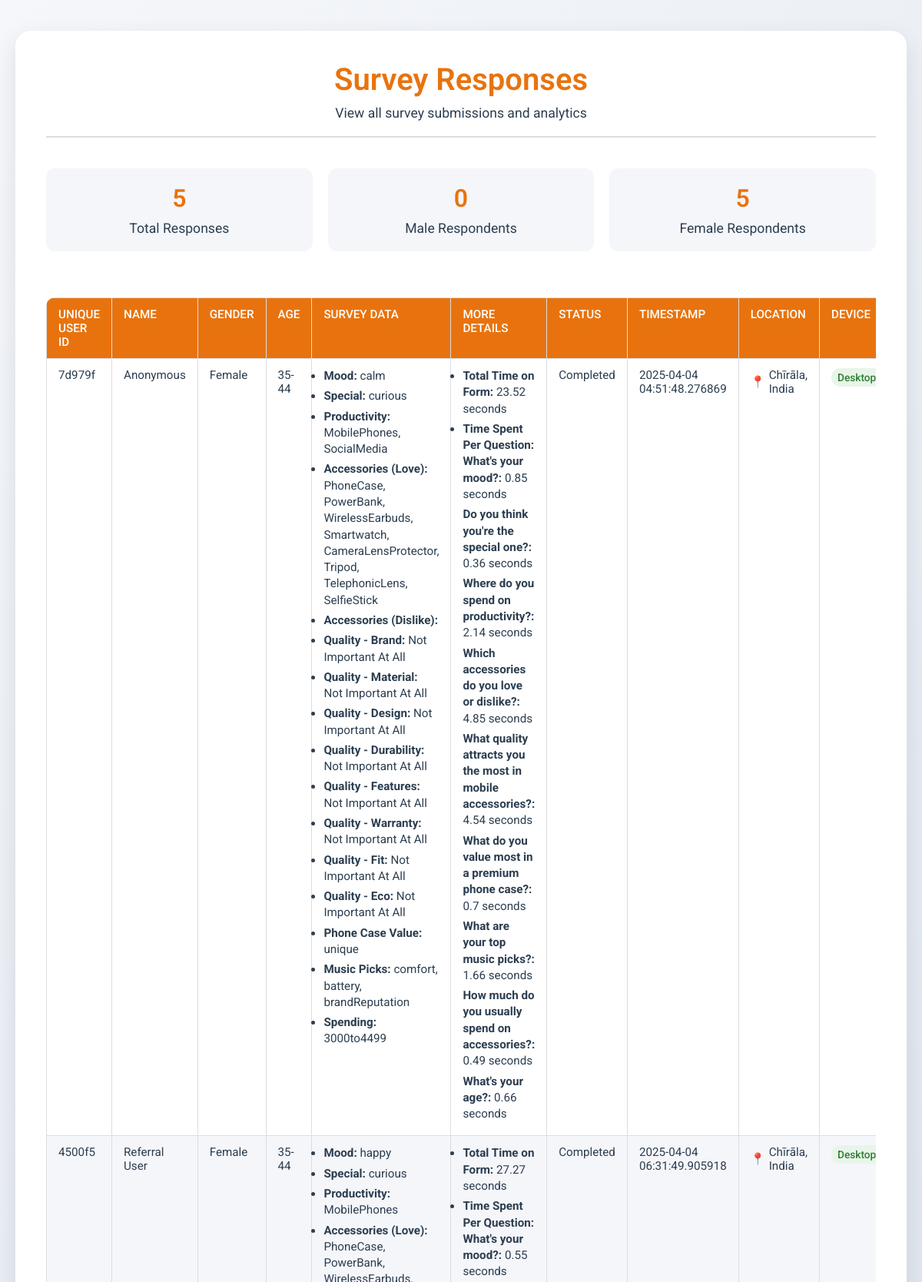
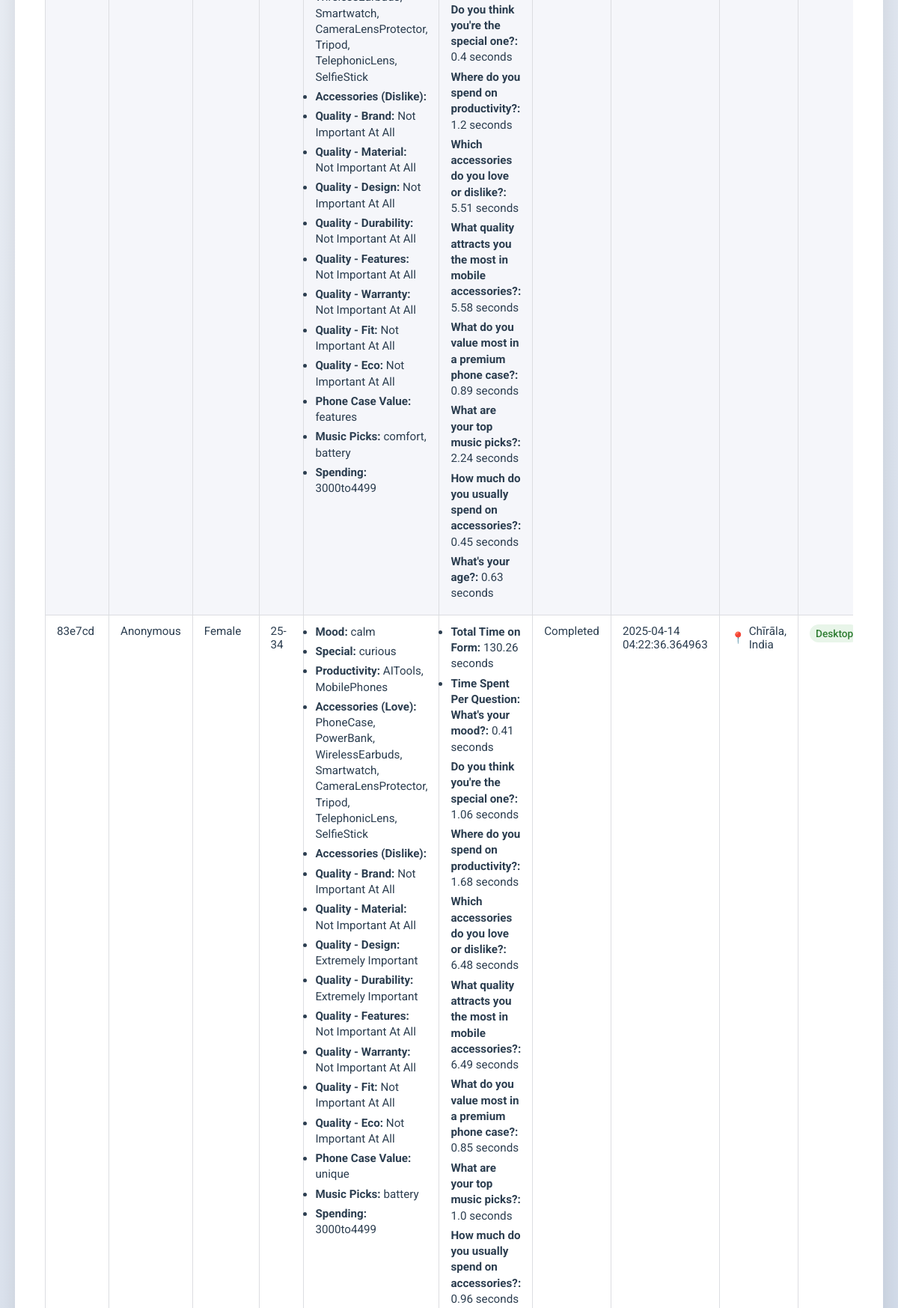
The app's page /responses (upper part) with its own data (2 pictures, top to bottom).
### index.py (models this page shows)
class SurveyResponseIndex(db.Model):
    __tablename__ = 'survey_response'
    id = db.Column(db.Integer, primary_key=True, autoincrement=True)
    unique_user_id = db.Column(db.Integer, db.ForeignKey('unique_user.id'), nullable=False)
    referral_id = db.Column(db.String(64), nullable=False, default="direct")
    age = db.Column(db.String(20), nullable=False, default='-')
    gender = db.Column(db.String(20), nullable=True)  # New field for gender
    other_data = db.Column(db.Text, nullable=True)
    tracking_data = db.Column(db.Text, nullable=True)
    status = db.Column(db.String(50), nullable=True, default="Completed")
    timestamp = db.Column(db.DateTime, default=datetime.utcnow)
    device_type = db.Column(db.String(20), nullable=True)
    ip_address = db.Column(db.String(45), nullable=True)
    country = db.Column(db.String(100), nullable=True)
    city = db.Column(db.String(100), nullable=True)
    region = db.Column(db.String(100), nullable=True)
    latitude = db.Column(db.Float, nullable=True)
    longitude = db.Column(db.Float, nullable=True)
    day_experience = db.Column(db.String(50), nullable=True)

class UniqueUser(db.Model):
    __tablename__ = 'unique_user'
    id = db.Column(db.Integer, primary_key=True, autoincrement=True)
    user_code = db.Column(db.String(20), nullable=False, unique=True, default=generate_user_code)
    name = db.Column(db.String(100), nullable=False)
    referral_id = db.Column(db.String(64), nullable=False, unique=True)
    responses = db.relationship('SurveyResponseIndex', backref='unique_user', lazy=True)

### index.py (the view)
@index_bp.route('/responses')
def responses():
    responses = SurveyResponseIndex.query.all()
    return render_template('response1.html', responses=responses)

### app.py (called while the page is built)
def fromjson_filter(s):
    try:
        return json.loads(s)
    except Exception:
        return {}

### templates/response1.html (shortened to what this page needs)
<!DOCTYPE html>
<html lang="en">
<head>
</head>
<body>
    <div class="container">
        <div class="header">
            <h1>Survey Responses</h1>
            <p>View all survey submissions and analytics</p>
        </div>
        <div class="stats-container">
            <div class="stat-card">
                <div class="stat-number">{{ responses|length }}</div>
                <div class="stat-label">Total Responses</div>
            </div>
            <div class="stat-card">
                <div class="stat-number">
                    {{ responses|selectattr('gender', 'equalto', 'Male')|list|length }}
                </div>
                <div class="stat-label">Male Respondents</div>
            </div>
            <div class="stat-card">
                <div class="stat-number">
                    {{ responses|selectattr('gender', 'equalto', 'Female')|list|length }}
                </div>
                <div class="stat-label">Female Respondents</div>
            </div>
        </div>
        <div class="table-container">
            <table>
                <thead>
                    <tr>
                        <th>Unique User ID</th>
                        <th>Name</th>
                        <th>Gender</th>
                        <th>Age</th>
                        <th>Survey Data</th>
                        <th>More Details</th>
                        <th>Status</th>
                        <th>Timestamp</th>
                        <th>Location</th>
                        <th>Device</th>
                    </tr>
                </thead>
                <tbody>
                    {% for response in responses %}
                    <tr>
                        <td>{{ response.unique_user.user_code if response.unique_user else 'N/A' }}</td>
                        <td>{{ response.unique_user.name if response.unique_user else 'N/A' }}</td>
                        <td>{{ response.gender or 'N/A' }}</td>
                        <td>{{ response.age }}</td>
                        <td>
                            {% set data = response.other_data | fromjson %}
                            {% if data %}
                                <ul class="structured-data">
                                    {% if data.mood is defined %}
                                        <li><span class="label">Mood:</span> {{ data.mood }}</li>
                                    {% endif %}
                                    {% if data.special is defined %}
                                        <li><span class="label">Special:</span> {{ data.special }}</li>
                                    {% endif %}
                                    {% if data.productivity is defined %}
                                        <li><span class="label">Productivity:</span> {{ data.productivity | join(', ') }}</li>
                                    {% endif %}
                                    {% if data.accessoriesLove is defined %}
                                        <li><span class="label">Accessories (Love):</span> {{ data.accessoriesLove | join(', ') }}</li>
                                    {% endif %}
                                    {% if data.accessoriesDislike is defined %}
                                        <li><span class="label">Accessories (Dislike):</span> {{ data.accessoriesDislike | join(', ') }}</li>
                                    {% endif %}
                                    {% if data.quality_brand is defined %}
                                        <li><span class="label">Quality - Brand:</span> {{ data.quality_brand }}</li>
                                    {% endif %}
                                    {% if data.quality_material is defined %}
                                        <li><span class="label">Quality - Material:</span> {{ data.quality_material }}</li>
                                    {% endif %}
                                    {% if data.quality_design is defined %}
                                        <li><span class="label">Quality - Design:</span> {{ data.quality_design }}</li>
                                    {% endif %}
                                    {% if data.quality_durability is defined %}
                                        <li><span class="label">Quality - Durability:</span> {{ data.quality_durability }}</li>
                                    {% endif %}
                                    {% if data.quality_features is defined %}
                                        <li><span class="label">Quality - Features:</span> {{ data.quality_features }}</li>
                                    {% endif %}
                                    {% if data.quality_warranty is defined %}
                                        <li><span class="label">Quality - Warranty:</span> {{ data.quality_warranty }}</li>
                                    {% endif %}
                                    {% if data.quality_fit is defined %}
                                        <li><span class="label">Quality - Fit:</span> {{ data.quality_fit }}</li>
                                    {% endif %}
                                    {% if data.quality_eco is defined %}
                                        <li><span class="label">Quality - Eco:</span> {{ data.quality_eco }}</li>
                                    {% endif %}
                                    {% if data.phonecase_value is defined %}
                                        <li><span class="label">Phone Case Value:</span> {{ data.phonecase_value }}</li>
                                    {% endif %}
                                    {% if data.music_pick is defined %}
                                        <li><span class="label">Music Picks:</span> {{ data.music_pick | join(', ') }}</li>
                                    {% endif %}
                                    {% if data.spend is defined %}
                                        <li><span class="label">Spending:</span> {{ data.spend }}</li>
                                    {% endif %}
                                </ul>
                            {% else %}
                                No additional data.
                            {% endif %}
                        </td>
                        <td>
                            {% set tracking = response.tracking_data | fromjson %}
                            {% if tracking %}
                              <ul class="structured-data">
                                {% if tracking.timeSpent is defined %}
                                  <li>
                                    <span class="label">Total Time on Form:</span> {{ (tracking.timeSpent / 1000) | round(2) }} seconds
                                  </li>
                                {% endif %}
                                {% if tracking.fieldInteraction is defined %}
                                  <li><span class="label">Time Spent Per Question:</span>
                                    <ul>
                                      {% set questionTimes = {} %}
                                      {% for field, details in tracking.fieldInteraction.items() %}
                                        {% set qid = details.questionId %}
                                      {% endfor %}
                                      {% for qid, time in questionTimes.items() %}
                                        <li>
                                          <span class="label">{{ questionMapping[qid] if qid in questionMapping else qid }}:</span>
                                          {{ (time / 1000) | round(2) }} seconds
                                        </li>
                                      {% endfor %}
                                    </ul>
                                  </li>
                                {% endif %}
                              </ul>
                            {% else %}
                              N/A
                            {% endif %}
                          </td>
                        <td>{{ response.status }}</td>
                        <td>{{ response.timestamp }}</td>
                        <td>
                            <div class="location-info">
                                <span class="location-icon">📍</span>
                                {% if response.city and response.country %}
                                    {{ response.city }}, {{ response.country }}
                                {% else %}
                                    N/A
                                {% endif %}
                            </div>
                        </td>
                        <td>
                            <span class="device-badge device-{{ response.device_type or 'desktop' }}">
                                {{ response.device_type or 'Desktop' }}
                            </span>
                        </td>
                    </tr>
                    {% endfor %}
                </tbody>
            </table>
        </div>
    </div>
</body>
</html>

### templates/response1.html (style rules this page uses)
:root { --primary-color: #e8730e; --secondary-color: #f5f6fa; --text-color: #2c3e50; --border-color: #dcdde1; --hover-color: #c13c08; }
* { margin: 0; padding: 0; box-sizing: border-box; font-family: 'Roboto', sans-serif; }
body { background: linear-gradient(135deg, #f5f7fa 0%, #c3cfe2 100%); min-height: 100vh; padding: 40px 20px; color: var(--text-color); }
.container { max-width: inherit; margin: 0 auto; background: white; padding: 40px; border-radius: 20px; box-shadow: 0 10px 30px rgba(0, 0, 0, 0.1); }
.header { text-align: center; margin-bottom: 40px; padding-bottom: 20px; border-bottom: 2px solid var(--border-color); }
.header h1 { color: var(--primary-color); font-size: 2.5em; margin-bottom: 10px; font-weight: 600; }
.header p { font-size: 1.1em; }
.stats-container { display: grid; grid-template-columns: repeat(auto-fit, minmax(250px, 1fr)); gap: 20px; margin-bottom: 40px; }
.stat-card { background: var(--secondary-color); padding: 20px; border-radius: 12px; text-align: center; transition: transform 0.3s ease; }
.stat-number { font-size: 2em; font-weight: 600; color: var(--primary-color); margin-bottom: 10px; }
.stat-label { color: var(--text-color); font-size: 1.1em; }
.table-container { overflow-x: auto; margin-top: 30px; }
table { width: 100%; border-collapse: collapse; margin-top: 20px; background: white; border-radius: 12px; overflow: hidden; font-size: 0.95rem; }
th, td { padding: 12px 15px; border: 1px solid var(--border-color); text-align: left; vertical-align: top; }
th { background: var(--primary-color); color: white; font-weight: 500; text-transform: uppercase; text-decoration: none; }
th:nth-child(5), th:nth-child(6) { text-decoration: none; }
tr:nth-child(even) { background: var(--secondary-color); }
.location-info { display: flex; align-items: center; gap: 5px; }
.location-icon { color: var(--primary-color); }
.device-badge { display: inline-block; padding: 4px 8px; border-radius: 12px; font-size: 0.9em; font-weight: 500; }
.device-desktop { background: #e8f5e9; color: #2e7d32; }
.structured-data ul { list-style-type: none; padding-left: 0; }
.structured-data li, .structured-data li a { text-decoration: none !important; margin-bottom: 5px; line-height: 1.4; }
.structured-data li span.label { font-weight: bold; color: var(--text-color); }

### records on screen
SurveyResponseIndex: unique_user "7d979f", unique_user "Anonymous", gender "Female", age "35-44", mood "calm", special "curious", productivity "MobilePhones, SocialMedia", accessoriesLove "PhoneCase, PowerBank, WirelessEarbuds, Smartwatch, CameraLensProtector, Tripod, TelephonicLens, SelfieStick", quality_brand "Not Important At All", quality_material "Not Important At All", quality_design "Not Important At All", quality_durability "Not Important At All", quality_features "Not Important At All", quality_warranty "Not Important At All", quality_fit "Not Important At All", quality_eco "Not Important At All", phonecase_value "unique", music_pick "comfort, battery, brandReputation", spend "3000to4499", timeSpent "23.52", questionMapping "What's your mood?" "Do you think you're the special one?" "Where do you spend on productivity?" "Which accessories do you love or dislike?" "What quality attracts you the most in mobile accessories?" "What do you value most in a premium phone case?" "What are your top music picks?" "How much do you usually spend on accessories?" "What's your age?", value "0.85" "0.36" "2.14" "4.85" "4.54" "0.7" "1.66" "0.49" "0.66", status "Completed", timestamp "2025-04-04 04:51:48.276869", city "Chīrāla", country "India", device_type "Desktop"
SurveyResponseIndex: unique_user "4500f5", unique_user "Referral User", gender "Female", age "35-44", mood "happy", special "curious", productivity "MobilePhones", accessoriesLove "PhoneCase, PowerBank, WirelessEarbuds, Smartwatch, CameraLensProtector, Tripod, TelephonicLens, SelfieStick", quality_brand "Not Important At All", quality_material "Not Important At All", quality_design "Not Important At All", quality_durability "Not Important At All", quality_features "Not Important At All", quality_warranty "Not Important At All", quality_fit "Not Important At All", quality_eco "Not Important At All", phonecase_value "features", music_pick "comfort, battery", spend "3000to4499", timeSpent "27.27", questionMapping "What's your mood?" "Do you think you're the special one?" "Where do you spend on productivity?" "Which accessories do you love or dislike?" "What quality attracts you the most in mobile accessories?" "What do you value most in a premium phone case?" "What are your top music picks?" "How much do you usually spend on accessories?" "What's your age?", value "0.55" "0.4" "1.2" "5.51" "5.58" "0.89" "2.24" "0.45" "0.63", status "Completed", timestamp "2025-04-04 06:31:49.905918", city "Chīrāla", country "India", device_type "Desktop"
SurveyResponseIndex: unique_user "83e7cd", unique_user "Anonymous", gender "Female", age "25-34", mood "calm", special "curious", productivity "AITools, MobilePhones", accessoriesLove "PhoneCase, PowerBank, WirelessEarbuds, Smartwatch, CameraLensProtector, Tripod, TelephonicLens, SelfieStick", quality_brand "Not Important At All", quality_material "Not Important At All", quality_design "Extremely Important", quality_durability "Extremely Important", quality_features "Not Important At All", quality_warranty "Not Important At All", quality_fit "Not Important At All", quality_eco "Not Important At All", phonecase_value "unique", music_pick "battery", spend "3000to4499", timeSpent "130.26", questionMapping "What's your mood?" "Do you think you're the special one?" "Where do you spend on productivity?" "Which accessories do you love or dislike?" "What quality attracts you the most in mobile accessories?" "What do you value most in a premium phone case?" "What are your top music picks?" "How much do you usually spend on accessories?", value "0.41" "1.06" "1.68" "6.48" "6.49" "0.85" "1.0" "0.96", status "Completed", timestamp "2025-04-14 04:22:36.364963", city "Chīrāla", country "India", device_type "Desktop"

### other values on screen
{{ responses|length }} "5"
{{ responses|selectattr('gender', 'equalto', 'Male')|list|length }} "0"
{{ responses|selectattr('gender', 'equalto', 'Female')|list|length }} "5"
